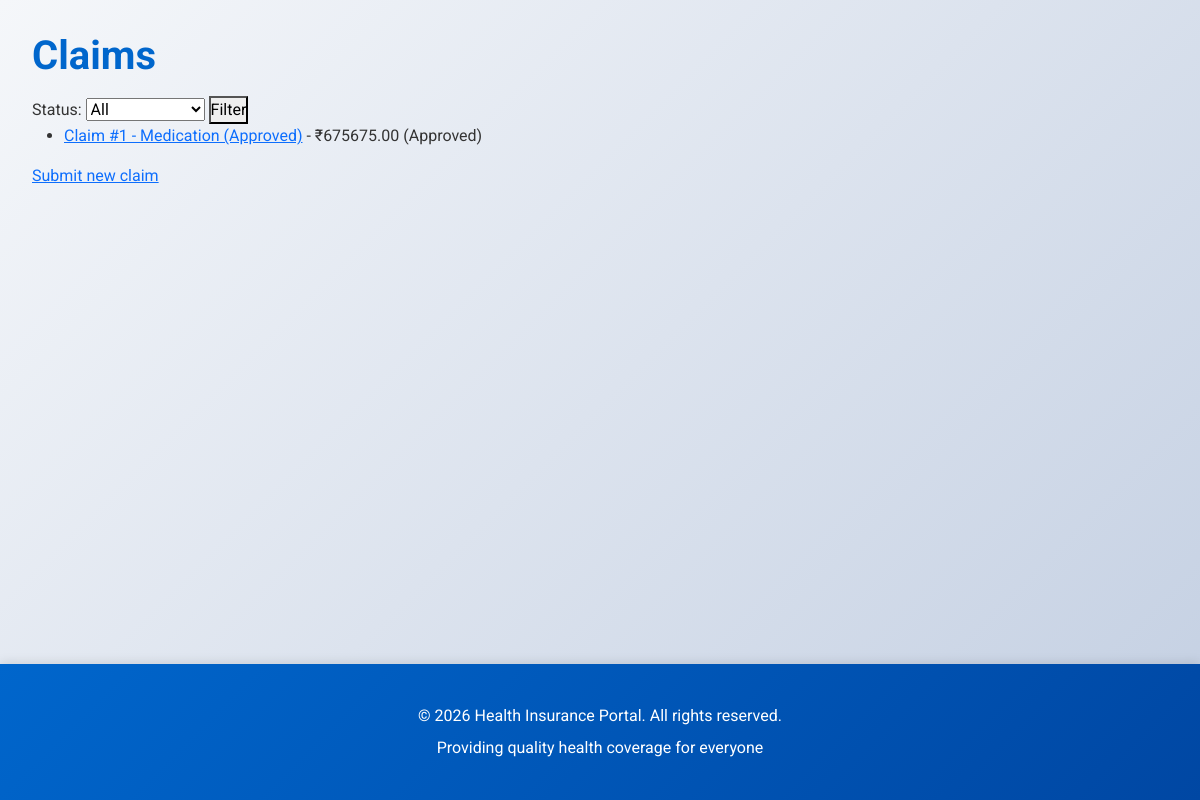
The page /claims/ on the database as committed earlier.
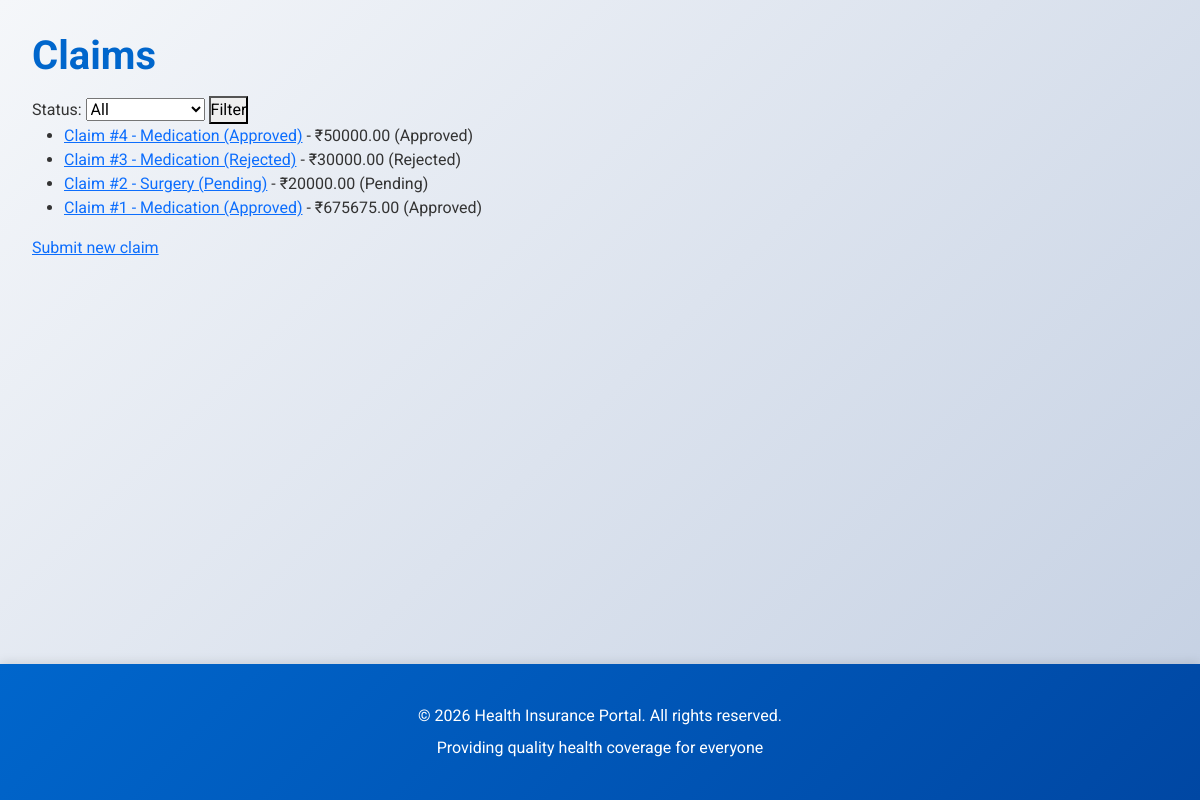
The same page on the database as committed later.
### insurance/models.py (models this page shows)
class Claim(models.Model):
    STATUS_CHOICES = [
        ('pending', 'Pending'),
        ('under_review', 'Under Review'),
        ('approved', 'Approved'),
        ('rejected', 'Rejected'),
    ]
    CLAIM_TYPE_CHOICES = [
        ('hospitalization', 'Hospitalization'),
        ('outpatient', 'Outpatient'),
        ('medication', 'Medication'),
        ('diagnostic', 'Diagnostic Tests'),
        ('surgery', 'Surgery'),
        ('other', 'Other'),
    ]
    user = models.ForeignKey(
        UserProfile, on_delete=models.CASCADE, related_name='claims'
    )
    claim_type = models.CharField(max_length=30, choices=CLAIM_TYPE_CHOICES)
    amount = models.DecimalField(max_digits=12, decimal_places=2)
    status = models.CharField(
        max_length=20, choices=STATUS_CHOICES, default='pending'
    )
    description = models.TextField()
    hospital_name = models.CharField(max_length=200, blank=True)
    date_of_service = models.DateField()
    date_filed = models.DateTimeField(auto_now_add=True)
    date_updated = models.DateTimeField(auto_now=True)
    rejection_reason = models.TextField(blank=True, null=True, help_text="Reason for claim rejection")
    admin_notes = models.TextField(blank=True, null=True, help_text="Internal notes from admin")
    def __str__(self):
        return f"Claim #{self.pk} - {self.get_claim_type_display()} ({self.get_status_display()})"
    class Meta:
        ordering = ['-date_filed']

### insurance/views.py (the view)
# urls.py: path('claims/', views.claim_list, name='claim_list'),
def claim_list(request):
    status_filter = request.GET.get('status', '')
    claims = Claim.objects.select_related('user')
    if status_filter:
        claims = claims.filter(status=status_filter)
    status_choices = Claim.STATUS_CHOICES
    return render(request, 'insurance/claim_list.html', {
        'claims': claims,
        'status_filter': status_filter,
        'status_choices': status_choices,
    })

### insurance/templates/insurance/claim_list.html (shortened to what this page needs)
{% extends 'insurance/base.html' %}
{% block content %}
<h1>Claims</h1>
<form method="get">
    <label>Status:</label>
    <select name="status">
        <option value="">All</option>
    </select>
    <button>Filter</button>
</form>
<ul>
{% for claim in claims %}
    <li><a href="{% url 'insurance:claim_detail' claim.pk %}">{{ claim }}</a> - ₹{{ claim.amount }} ({{ claim.get_status_display }})</li>
{% empty %}
    <li>No claims</li>
{% endfor %}
</ul>
<a href="{% url 'insurance:claim_create' %}">Submit new claim</a>
{% endblock %}

Rows that differ between the two databases and show on the page:
added Claim: id+claim_type+status "Claim #4 - Medication (Approved)", amount "50000.00", status "Approved"
added Claim: id+claim_type+status "Claim #3 - Medication (Rejected)", amount "30000.00", status "Rejected"
added Claim: id+claim_type+status "Claim #2 - Surgery (Pending)", amount "20000.00", status "Pending"
